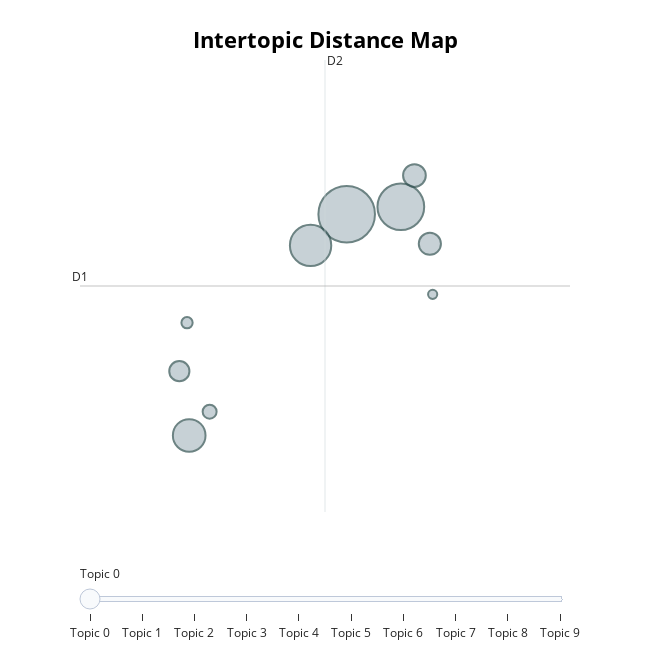

The notebook cell saved with this chart:
### Code cell
# visualize topics
topic_model.visualize_topics()

### Figure 1 — Plotly figure (JSON) as saved in the notebook; plotly's stock layout.template omitted (floating-point values rounded to 4 significant figures)
{"data": [{"customdata": [[0, "aborto | brasil | vida | movimento | nascituro", 378], [1, "codigopenal | penal | código | justiça | ministro", 258], [2, "brasilsemaborto | vida | mulhersimabortonao | marcha | marchapelavida", 202], [3, "marcha | nacional | vida | cidadania | show", 126], [4, "vida | direito | peluso | aurélio | marco", 61], [5, "saiba | plantinha | linha | informações | dep", 58], [6, "youtube | instagram | canal | facebook | acompanhe", 48], [7, "seminário | defesa | internacional | palestrantes | vida", 23], [8, "vídeo | completo | passo | segundos | clique", 15], [9, "feliz | ano | cheio | natal | sigamos", 10]], "hovertemplate": "<b>Topic %{customdata[0]}</b><br>%{customdata[1]}<br>Size: %{customdata[2]}", "legendgroup": "", "marker": {"color": "#B0BEC5", "line": {"color": "DarkSlateGrey", "width": 2}, "size": [378, 258, 202, 126, 61, 58, 48, 23, 15, 10], "sizemode": "area", "sizeref": 0.2362, "symbol": "circle"}, "mode": "markers", "name": "", "orientation": "v", "showlegend": false, "type": "scatter", "x": [19.69, 20.97, 18.83, 15.95, 21.3, 21.66, 15.72, 16.44, 15.9, 21.73], "xaxis": "x", "y": [7.797, 7.877, 7.465, 5.439, 8.21, 7.483, 6.125, 5.693, 6.641, 6.944], "yaxis": "y"}], "layout": {"annotations": [{"showarrow": false, "text": "D1", "x": 13.36, "y": 7.033, "yshift": 10}, {"showarrow": false, "text": "D2", "x": 19.18, "xshift": 10, "y": 9.442}], "height": 650, "hoverlabel": {"bgcolor": "white", "font": {"family": "Rockwell", "size": 16}}, "legend": {"itemsizing": "constant", "tracegroupgap": 0}, "margin": {"t": 60}, "shapes": [{"line": {"color": "#CFD8DC", "width": 2}, "type": "line", "x0": 19.18, "x1": 19.18, "y0": 4.623, "y1": 9.442}, {"line": {"color": "#9E9E9E", "width": 2}, "type": "line", "x0": 13.36, "x1": 24.99, "y0": 7.033, "y1": 7.033}], "sliders": [{"active": 0, "pad": {"t": 50}, "steps": [{"args": [{"marker.color": [["red", "#B0BEC5", "#B0BEC5", "#B0BEC5", "#B0BEC5", "#B0BEC5", "#B0BEC5", "#B0BEC5", "#B0BEC5", "#B0BEC5"]]}], "label": "Topic 0", "method": "update"}, {"args": [{"marker.color": [["#B0BEC5", "red", "#B0BEC5", "#B0BEC5", "#B0BEC5", "#B0BEC5", "#B0BEC5", "#B0BEC5", "#B0BEC5", "#B0BEC5"]]}], "label": "Topic 1", "method": "update"}, {"args": [{"marker.color": [["#B0BEC5", "#B0BEC5", "red", "#B0BEC5", "#B0BEC5", "#B0BEC5", "#B0BEC5", "#B0BEC5", "#B0BEC5", "#B0BEC5"]]}], "label": "Topic 2", "method": "update"}, {"args": [{"marker.color": [["#B0BEC5", "#B0BEC5", "#B0BEC5", "red", "#B0BEC5", "#B0BEC5", "#B0BEC5", "#B0BEC5", "#B0BEC5", "#B0BEC5"]]}], "label": "Topic 3", "method": "update"}, {"args": [{"marker.color": [["#B0BEC5", "#B0BEC5", "#B0BEC5", "#B0BEC5", "red", "#B0BEC5", "#B0BEC5", "#B0BEC5", "#B0BEC5", "#B0BEC5"]]}], "label": "Topic 4", "method": "update"}, {"args": [{"marker.color": [["#B0BEC5", "#B0BEC5", "#B0BEC5", "#B0BEC5", "#B0BEC5", "red", "#B0BEC5", "#B0BEC5", "#B0BEC5", "#B0BEC5"]]}], "label": "Topic 5", "method": "update"}, {"args": [{"marker.color": [["#B0BEC5", "#B0BEC5", "#B0BEC5", "#B0BEC5", "#B0BEC5", "#B0BEC5", "red", "#B0BEC5", "#B0BEC5", "#B0BEC5"]]}], "label": "Topic 6", "method": "update"}, {"args": [{"marker.color": [["#B0BEC5", "#B0BEC5", "#B0BEC5", "#B0BEC5", "#B0BEC5", "#B0BEC5", "#B0BEC5", "red", "#B0BEC5", "#B0BEC5"]]}], "label": "Topic 7", "method": "update"}, {"args": [{"marker.color": [["#B0BEC5", "#B0BEC5", "#B0BEC5", "#B0BEC5", "#B0BEC5", "#B0BEC5", "#B0BEC5", "#B0BEC5", "red", "#B0BEC5"]]}], "label": "Topic 8", "method": "update"}, {"args": [{"marker.color": [["#B0BEC5", "#B0BEC5", "#B0BEC5", "#B0BEC5", "#B0BEC5", "#B0BEC5", "#B0BEC5", "#B0BEC5", "#B0BEC5", "red"]]}], "label": "Topic 9", "method": "update"}]}], "title": {"font": {"color": "Black", "size": 22}, "text": "<b>Intertopic Distance Map</b>", "x": 0.5, "xanchor": "center", "y": 0.95, "yanchor": "top"}, "width": 650, "xaxis": {"anchor": "y", "domain": [0, 1], "range": [13.36, 24.99], "title": {"text": ""}, "visible": false}, "yaxis": {"anchor": "x", "domain": [0, 1], "range": [4.623, 9.442], "title": {"text": ""}, "visible": false}}}
